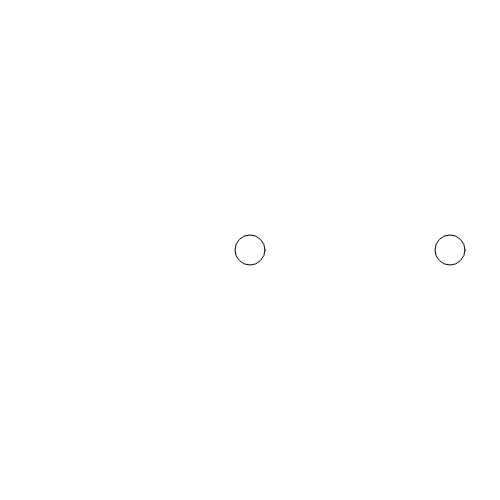
Frame 1 (no input)
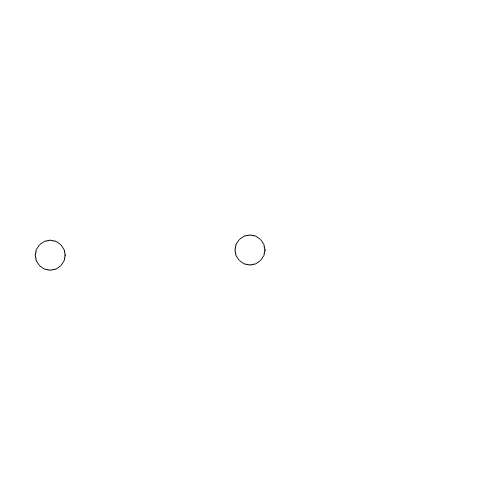
Frame 60 (no input)
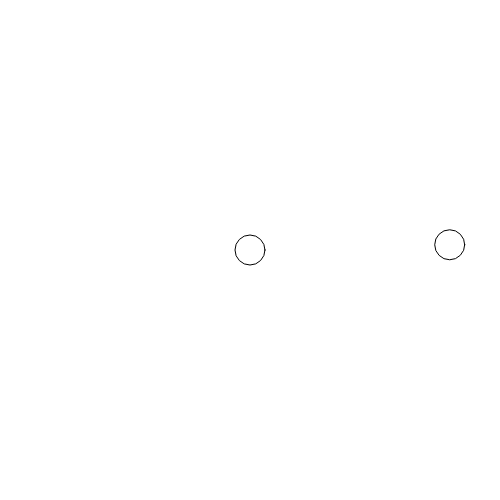
Frame 120 (the mouse pressed at the canvas centre since frame 60)

The p5.js sketch that drew these frames (run headless with seeded random() and noise() and a simulated clock; from frame 60 on, the mouse is pressed at the canvas centre):

// p5.js sketch
// ── sketch.js
function setup() {
createCanvas(500,500);
stroke(0);
}
var t=0, x, y, a=200, b=100, r=30;
function draw() {
  translate(500/2, 500/2);
  clear();
  x=a*cos(t);
  y=b*sin(t);
  ellipse(0,0, r,r);
  ellipse(x,y,r,r);
  t=t+PI/60;
}
